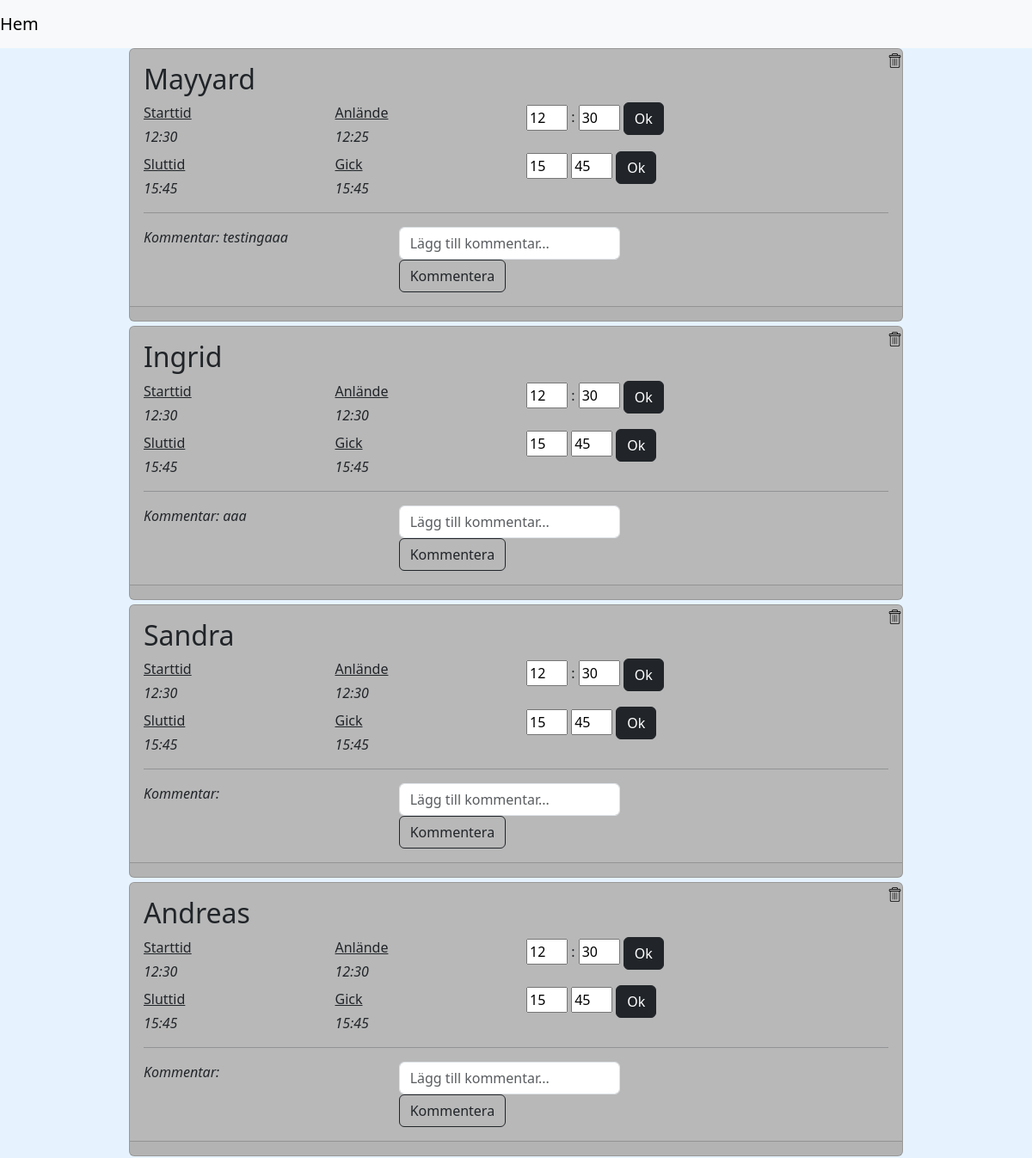
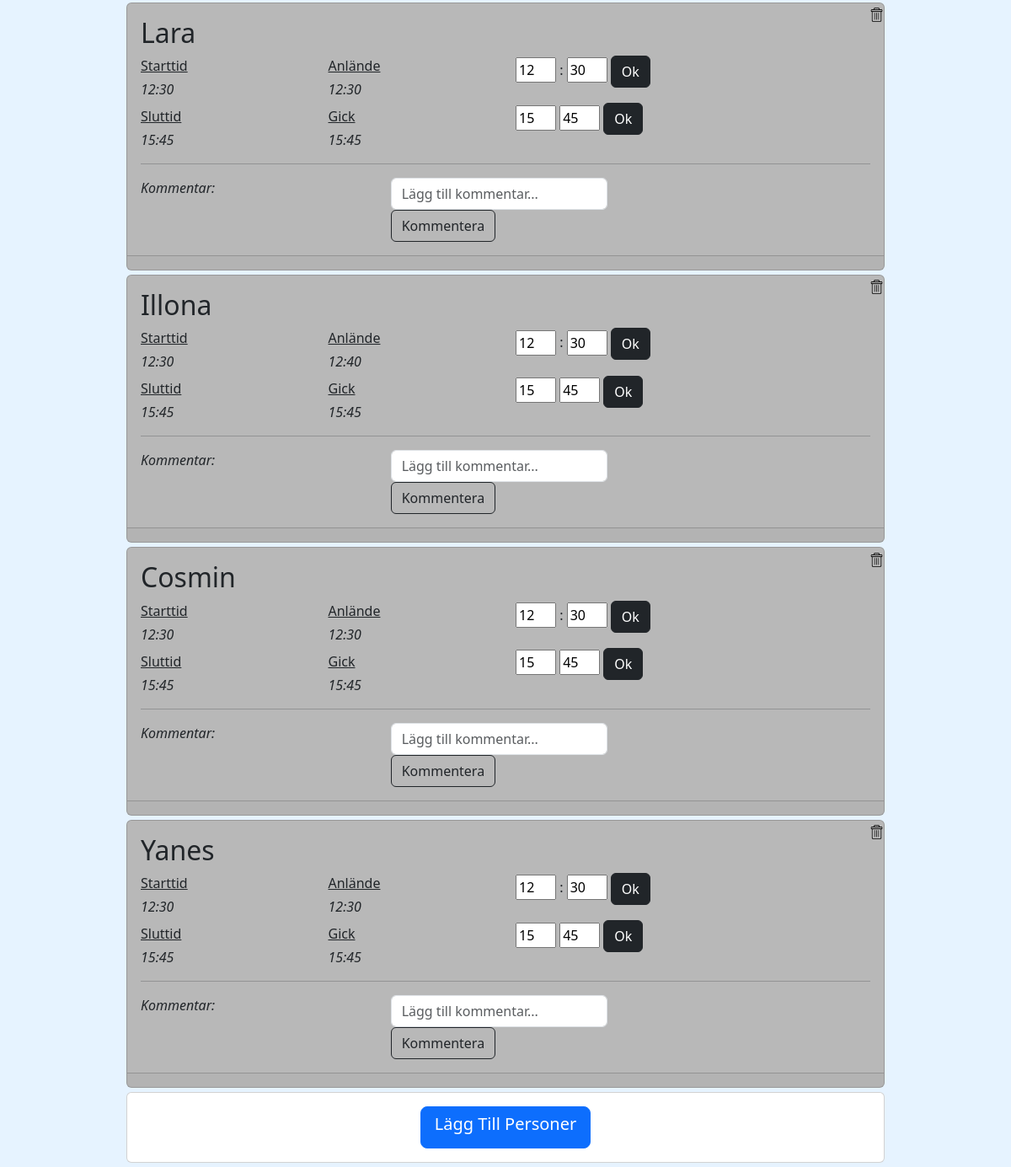
Page /arbetspass/Östra on the committed database (2 pictures, top to bottom).
### main.py (models this page shows)
class Johannes(db.Model):
    id = db.Column(db.Integer, primary_key=True)
    passets_namn = db.Column(db.String, unique=False, nullable=False)
    arbetarens_namn = db.Column(db.String, unique=False, nullable=False)
    starttid_timme = db.Column(db.Integer, nullable=False)
    starttid_minut = db.Column(db.Integer, nullable=False)
    instämplad_timme = db.Column(db.Integer, nullable=True, default=0000)
    instämplad_minut = db.Column(db.Integer, nullable=True, default=0000)
    anlänt = db.Column(db.Boolean, unique=False, default=False)
    sluttid_timme = db.Column(db.Integer, nullable=False)
    sluttid_minut = db.Column(db.Integer, nullable=False)
    utstämplad_timme = db.Column(db.Integer, nullable=True, default=0000)
    utstämplad_minut = db.Column(db.Integer, nullable=True, default=0000)
    avslutat = db.Column(db.Boolean, unique=False, default=False)
    kommentar = db.Column(db.String, unique=False, nullable=True)

### main.py (the view)
@app.route("/arbetspass/<passet>", methods=["POST", "GET"])
def arbetspass(passet):
    with app.app_context():
        specifika_pass = db.session.execute(db.select(Johannes).where(Johannes.passets_namn == passet)).all()
    ej_anlängt = []
    anlänt = []
    avslutat = []
    for passet in specifika_pass:
        if passet[0].avslutat:
            avslutat.append(passet)
        elif passet[0].anlänt:
            anlänt.append(passet)
        else:
            ej_anlängt.append(passet)
    specifika_pass = ej_anlängt+anlänt+avslutat
    return render_template("pass.html", specifika_pass=specifika_pass)

### templates/pass.html (shortened to what this page needs)
<!DOCTYPE html>
<html lang="en">
<head>
    <link href="https://cdn.jsdelivr.net/npm/bootstrap@5.3.0/dist/css/bootstrap.min.css" rel="stylesheet">
    {{ bootstrap.load_css()}}
    {% from "bootstrap5/form.html" import render_form %}
    <link rel="stylesheet" href="/static/styles.css">
</head>
<body>
<nav class="navbar navbar-light bg-light">
  <a class="navbar-brand" href={{url_for("hem")}}>
    Hem
</nav>
    {% set starttid_för_strukturera = {"starttid": "_", "sluttid": "-"} %}
    {% for passet in specifika_pass%}
    {% set passet = passet[0]%}
    {% if not passet.anlänt and not passet.avslutat  %}
        {% if starttid_för_strukturera.starttid != passet.starttid_timme|string+":"+passet.starttid_minut|string %}
        <p class="ny_tid">{{passet.starttid_timme|string+":"+passet.starttid_minut|string}}</p>
        {% set ny_starttid = passet.starttid_timme|string+":"+passet.starttid_minut|string %}
        {% if starttid_för_strukturera.update({"starttid": ny_starttid}) %} {% endif %}
        {% endif %}
        <div class="card w-75 mx-auto bg-light position-relative">
        {% elif passet.avslutat %}
        <div class="card w-75 mx-auto card_avslutat">
                    {% endif %}
  <div class="card-body">
    <h2 class="card-title">{{passet.arbetarens_namn}}</h2>
      <div class="row">
          <div class="col-3">
              <p class="card-text mb-1"><u>Starttid</u></p>
              <em>{{passet.starttid_timme}}:{{passet.starttid_minut}}</em>
              <p class="card-text mt-2 mb-1"><u>Sluttid</u></p>
              <em>{{passet.sluttid_timme}}:{{passet.sluttid_minut}}</em>
          </div>
          <div class="col-3">
              <p class="card-text mb-1"><u>Anlände</u></p>
                  <em>{% if passet.instämplad_timme %}{{passet.instämplad_timme}}:{{passet.instämplad_minut}}{%else%}
                      <p>   </p>{% endif %}</em>
              <p class="card-text mt-2 mb-1"><u>Gick</u></p>
                    <em>{% if passet.utstämplad_minut %}{{passet.utstämplad_timme}}:{{passet.utstämplad_minut}}{% endif %}</em>
          </div>
          <div class="col-6">
              <div class="form">
                  <form method="POST", action={{url_for("stämpla_in", id=passet.id)}}>
                      <input class="mb-4" style='width:3em' type="number" name="timme" value={{passet.starttid_timme}}> :
                      <input style='width:3em' type="number" name="minut" value={{passet.starttid_minut}}>
                      <button class="btn btn-dark" type="submit">Ok</button>
                  </form>
              </div>
              <div class="form">
                  <form method="POST", action={{url_for("stämpla_ut", id=passet.id)}}>
                      <input style='width:3em' type="number" name="timme" value={{passet.sluttid_timme}}>
                      <input style='width:3em' type="number" name="minut" value={{passet.sluttid_minut}}>
                      <button class="btn btn-dark" type="submit">Ok</button>
                  </form>
              </div>
          </div>
    </div>
      <hr/>
      <div class="row">
          <div class="col-4">
              <p><i>Kommentar:{% if passet.kommentar %}
                  {{ passet.kommentar }}
                  {% endif %}
              </i></p>
          </div>
          <div class="col-8">
              <div class="input-group">
                  <form method="POST", action={{url_for("addcomment")}}>
                      <input class="form-control" name="kommentar" type="text" placeholder="Lägg till kommentar..." required>
                      <div class="input-group-append">
                          <button class="btn btn-outline-dark kommentar-btn" type="submit"> Kommentera </button>
                      </div>
          </form>
      </div>
          </div>
      </div>
      <a href={{url_for("delete", id=passet.id, passets_namn=passet.passets_namn)}} class="color-danger text-right position-absolute top-0 end-0" ><img src="/static/delete.png" width="17"></a>
  </div>
  <div class="card-footer text-muted">
  </div>
</div>
 {% endfor %}
<body>
<div class="card text-center w-75 mx-auto ">
  <div class="card-body">
    <a href={{url_for("adda", passet=specifika_pass[0][0].passets_namn)}} class="btn btn-primary stretched-link btn-lg btn-default btn-block"><h5>Lägg Till Personer</h5></a>
  </div>
</div>
</body>
</html>

### static/styles.css (style rules this page uses)
body { background-color: #e6f3ff }
.card { margin-bottom:5px; }
.card_avslutat { background-color: #B8B8B8 }
.kommentar-btn { height: 4px width: 4px }

### rows in the picture
Johannes: arbetarens_namn "Mayyard", starttid_timme "12", starttid_minut "30", sluttid_timme "15", sluttid_minut "45", instämplad_timme "12", instämplad_minut "25", utstämplad_timme "15", utstämplad_minut "45", timme "12", minut "30", timme "15", minut "45", kommentar "testingaaa"
Johannes: arbetarens_namn "Ingrid", starttid_timme "12", starttid_minut "30", sluttid_timme "15", sluttid_minut "45", instämplad_timme "12", instämplad_minut "30", utstämplad_timme "15", utstämplad_minut "45", timme "12", minut "30", timme "15", minut "45", kommentar "aaa"
Johannes: arbetarens_namn "Sandra", starttid_timme "12", starttid_minut "30", sluttid_timme "15", sluttid_minut "45", instämplad_timme "12", instämplad_minut "30", utstämplad_timme "15", utstämplad_minut "45", timme "12", minut "30", timme "15", minut "45"
Johannes: arbetarens_namn "Andreas", starttid_timme "12", starttid_minut "30", sluttid_timme "15", sluttid_minut "45", instämplad_timme "12", instämplad_minut "30", utstämplad_timme "15", utstämplad_minut "45", timme "12", minut "30", timme "15", minut "45"
Johannes: arbetarens_namn "Lara", starttid_timme "12", starttid_minut "30", sluttid_timme "15", sluttid_minut "45", instämplad_timme "12", instämplad_minut "30", utstämplad_timme "15", utstämplad_minut "45", timme "12", minut "30", timme "15", minut "45"
Johannes: arbetarens_namn "Illona", starttid_timme "12", starttid_minut "30", sluttid_timme "15", sluttid_minut "45", instämplad_timme "12", instämplad_minut "40", utstämplad_timme "15", utstämplad_minut "45", timme "12", minut "30", timme "15", minut "45"
Johannes: arbetarens_namn "Cosmin", starttid_timme "12", starttid_minut "30", sluttid_timme "15", sluttid_minut "45", instämplad_timme "12", instämplad_minut "30", utstämplad_timme "15", utstämplad_minut "45", timme "12", minut "30", timme "15", minut "45"
Johannes: arbetarens_namn "Yanes", starttid_timme "12", starttid_minut "30", sluttid_timme "15", sluttid_minut "45", instämplad_timme "12", instämplad_minut "30", utstämplad_timme "15", utstämplad_minut "45", timme "12", minut "30", timme "15", minut "45"
